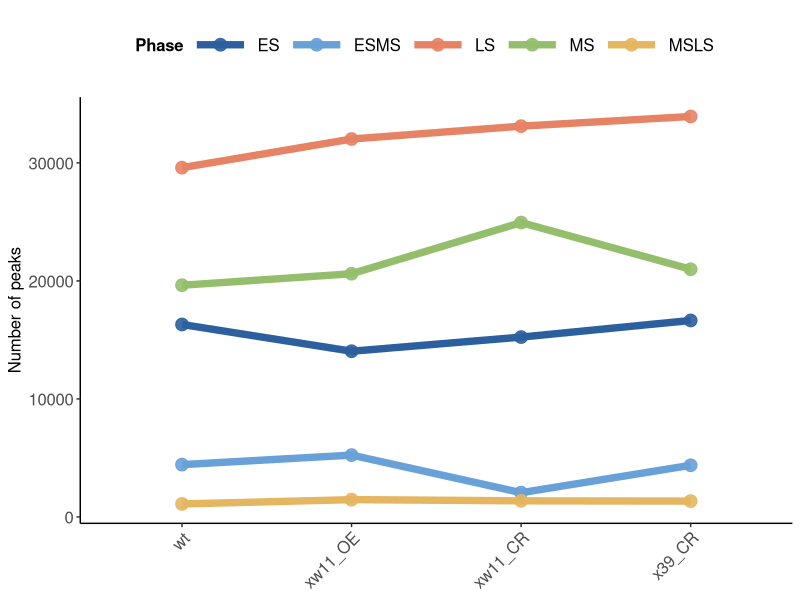

Source code (R):
# Load required libraries
library(ggplot2)
library(dplyr)
library(tidyr)
library(ggalluvial)

# Create the dataset
df <- data.frame(
  Phase = c("ES","ESMS","MS","MSLS","LS"),  # Replication phases
  wt = c(16307, 4434, 19633, 1101, 29596),  # Peak counts for wild-type (wt)
  xw11_OE = c(14041, 5240, 20606, 1466, 32022),  # Peak counts for xw11.OE
  xw11_CR = c(15239, 2055, 24943, 1364, 33113),  # Peak counts for xw11.CR
  x39_CR = c(16649, 4377, 20985, 1343, 33931)  # Peak counts for x39.CR
)

# Transform the dataset from wide format to long format
df_long <- df %>%
  pivot_longer(cols = -Phase, names_to = "Batch", values_to = "Count")

# Define the order of the batches
df_long$Batch <- factor(df_long$Batch, levels = c("wt", "xw11_OE", "xw11_CR", "x39_CR"))

# Define custom colors for each phase
custom_colors <- c("ES" = "#2C5F9E",  # Dark blue (Early phase)
                   "MS" = "#95BE6C",  # Green (Mid phase)
                   "LS" = "#E68364",
                   "MSLS" = "#E4B660",
                   "ESMS" = "#68A0D8")  # Orange-red (Late phase)

# Generate the line plot
p <- ggplot(df_long, aes(x = Batch, y = Count, group = Phase, color = Phase)) +
  geom_line(size = 2.5, linetype = "solid") +  # Adjust line thickness
  geom_point(size = 4, alpha = 0.9) +  # Add data points with transparency
  scale_color_manual(values = custom_colors) +  # Apply custom colors
  theme_classic() +
  labs(x = "Sample",  # X-axis label
       y = "Number of peaks",  # Y-axis label
       color = "Phase") +  # Legend title
  theme(
    axis.text.x = element_text(angle = 45, hjust = 1, size = 12),  # Rotate X-axis labels
    axis.title.x = element_blank(),  # Remove X-axis title
    axis.title.y = element_text(size = 12),  # Adjust Y-axis title size
    axis.text.y = element_text(size = 12),  # Adjust Y-axis text size
    plot.title = element_text(hjust = 0.5, face = "bold", size = 16),  # Center align plot title
    legend.title = element_text(face = "bold", size = 12),  # Bold legend title
    legend.key.size = unit(1.5, "cm"),  # Adjust legend key size
    legend.justification = c(0.4, 0.5),  # Adjust legend alignment
    legend.text = element_text(size = 12),  # Adjust legend text size
    legend.position = "top"  # Place legend at the top
  )

# Save the plot as a PDF file
ggsave("/storage/liuxiaodongLab/liaozizhuo/Projects/repli-ATAC-seq/macs2/macs2_noctrl_p0.01/rm_noisepeak/results/line_chart.pdf",
       p, width = 8, height = 6)


# # Load required libraries
# library(ggplot2)
# library(dplyr)
# library(tidyr)
# library(ggalluvial)

# # Create the dataset
# df <- data.frame(
#   Phase = c("ES", "MS", "LS"),  # Replication phases
#   wt = c(16004, 17104, 24708),  # Peak counts for wild-type (wt)
#   xw11_OE = c(11061, 18225, 25686),  # Peak counts for xw11.OE
#   xw11_CR = c(11648, 21272, 26926),  # Peak counts for xw11.CR
#   x39_CR = c(13138, 17649, 27016)  # Peak counts for x39.CR
# )

# # Transform the dataset from wide format to long format
# df_long <- df %>%
#   pivot_longer(cols = -Phase, names_to = "Batch", values_to = "Count")

# # Define the order of the batches
# df_long$Batch <- factor(df_long$Batch, levels = c("wt", "xw11_OE", "xw11_CR", "x39_CR"))

# # Define custom colors for each phase
# custom_colors <- c("ES" = "#2C5F9E",  # Dark blue (Early phase)
#                    "MS" = "#95BE6C",  # Green (Mid phase)
#                    "LS" = "#E68364")  # Orange-red (Late phase)

# # Generate the line plot
# p <- ggplot(df_long, aes(x = Batch, y = Count, group = Phase, color = Phase)) +
#   geom_line(size = 2.5, linetype = "solid") +  # Adjust line thickness
#   geom_point(size = 4, alpha = 0.9) +  # Add data points with transparency
#   scale_color_manual(values = custom_colors) +  # Apply custom colors
#   theme_classic() +
#   labs(x = "Sample",  # X-axis label
#        y = "Number of peaks",  # Y-axis label
#        color = "Phase") +  # Legend title
#   theme(
#     axis.text.x = element_text(angle = 45, hjust = 1, size = 12),  # Rotate X-axis labels
#     axis.title.x = element_blank(),  # Remove X-axis title
#     axis.title.y = element_text(size = 12),  # Adjust Y-axis title size
#     axis.text.y = element_text(size = 12),  # Adjust Y-axis text size
#     plot.title = element_text(hjust = 0.5, face = "bold", size = 16),  # Center align plot title
#     legend.title = element_text(face = "bold", size = 12),  # Bold legend title
#     legend.key.size = unit(1.5, "cm"),  # Adjust legend key size
#     legend.justification = c(0.4, 0.5),  # Adjust legend alignment
#     legend.text = element_text(size = 12),  # Adjust legend text size
#     legend.position = "top"  # Place legend at the top
#   )

# # Save the plot as a PDF file
# ggsave("/storage/liuxiaodongLab/liaozizhuo/Projects/repli-ATAC-seq/macs2/macs2_noctrl_p0.01/rm_noisepeak/results/line_chart.pdf",
#        p, width = 8, height = 6)